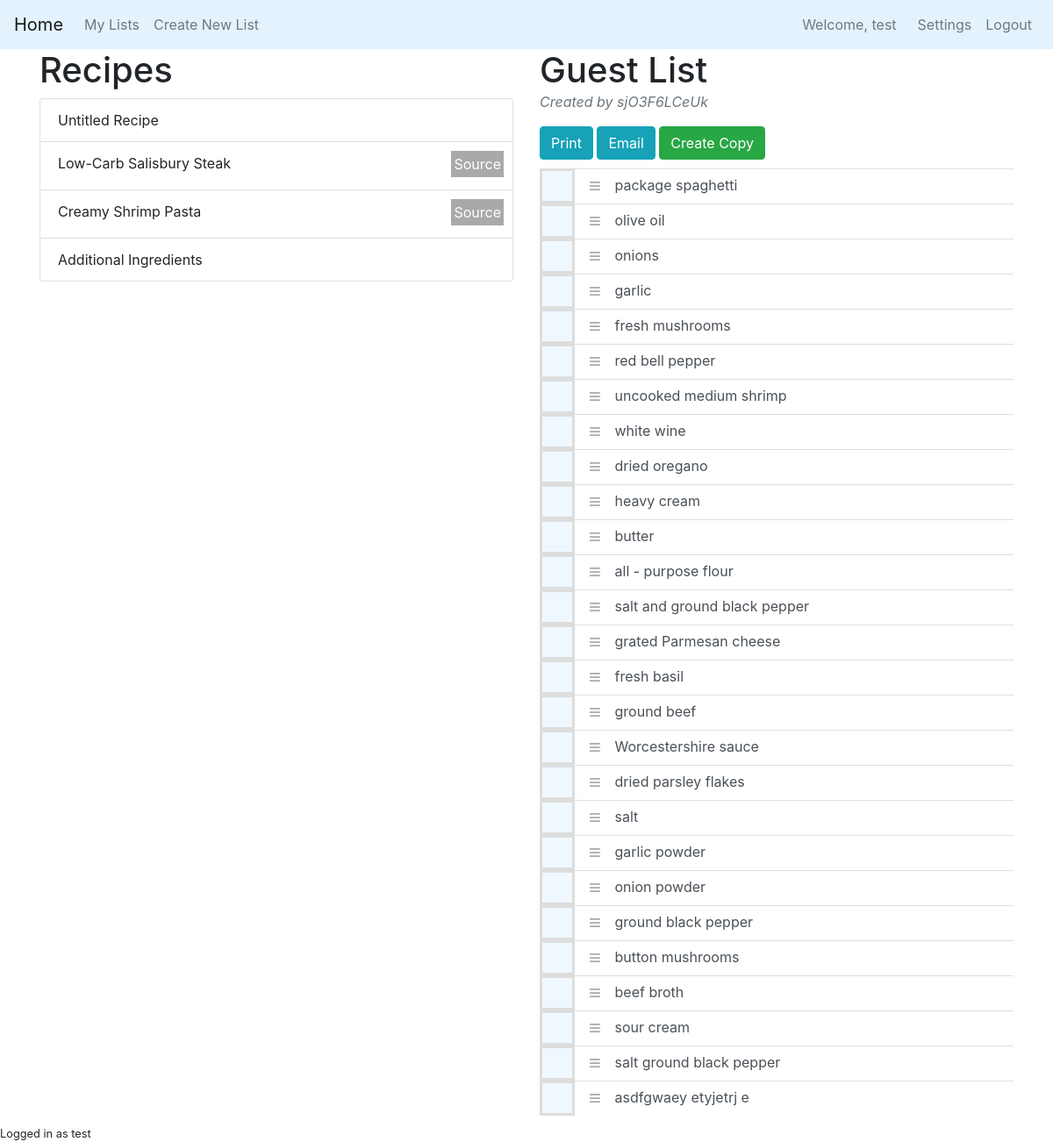
Page /list/8FMNM5Rci34 (signed in) on the committed database.
### grocerylistapp/models.py (models this page shows, shortened)
class User(db.Model, UserMixin):
    id = db.Column(db.Integer, primary_key=True)
    username = db.Column(db.String(20), unique=True, nullable=False)
    email = db.Column(db.String(120), unique=True, nullable=False)
    email_validated = db.Column(db.Boolean, default=False)
    password = db.Column(db.String(60), nullable=False)
    temporary = db.Column(db.Boolean, default=False)  # determines if user account is temporary (for guest users)
    checklists = db.relationship('CompiledList', backref='user', lazy=True)  # the user's grocery lists

class RecipeList(db.Model):
    id = db.Column(db.Integer, primary_key=True)  # the primary key
    name = db.Column(db.String, nullable=False)  # name for recipe (from url)
    hex_name = db.Column(db.String(20), unique=True, nullable=False)  # name for database #TODO use hex_id() function
    hex_color = db.Column(db.String(6), nullable=False)  # randomly generated color for use in lists
    image_file = db.Column(db.String(20), nullable=False, default='default.jpg')  # image for list
    recipe_url = db.Column(db.String(200))
    compiled_list = db.Column(db.ForeignKey('compiled_list.id'))    # the id of the compiled list
    lines = db.relationship('RawLine', backref='rlist', lazy=True)  # the lines of the list

class CompiledList(db.Model):
    id = db.Column(db.Integer, primary_key=True)    # the primary key
    name = db.Column(db.String(20), nullable=False, default="Unnamed List")  # user created name, optional
    hex_name = db.Column(db.String(20), unique=True, nullable=False)  # name for database #TODO use hex_id() function
    lines = db.relationship('CleanedLine', backref='list', lazy=True)  # cleaned lines for the list
    recipes = db.relationship('RecipeList', backref='complist', lazy=True)  # all recipes that are in the compiled list
    user_id = db.Column(db.ForeignKey('user.id'), nullable=False)  # the id of the user who made the list

class CleanedLine(db.Model):
    id = db.Column(db.Integer, primary_key=True)   # the primary key
    index_in_list = db.Column(db.Integer)  # index in the grocery list (for requests) TODO: create this automatically
    hex_id = db.Column(db.String(8), default=get_hex_id, nullable=False, unique=True) # hex identifier for requests
    amount = db.Column(db.Float)    # the amount of ingredient (optional)
    measurement = db.Column(db.String(20))  # the measurement of the amount (optional)
    ingredient = db.Column(db.String(100), nullable=False)  # the ingredient (required)
    checked = db.Column(db.Boolean, default=False)  # whether or not the item is checked off the list
    comp_list = db.Column(db.Integer, db.ForeignKey('compiled_list.id'))
    raw_lines = db.relationship('RawLine', backref='cleaned_line', lazy=True)   # the ingredient lines that were cleaned

### grocerylistapp/checklist/routes.py (the view)
@checklist.route('/list/<string:hex_name>', methods=['GET', 'POST'])
def compiled_list(hex_name):
    recipe_form = RecipeURLForm(prefix="recipe")
    custom_recipe_form = CustomRecipeForm(prefix="custom-recipe")
    export_to_pdf_form = ExportToPDFForm(prefix="export-pdf")
    export_to_email_form = ExportToEmailForm(prefix="email")
    comp_list = CompiledList.query.filter_by(hex_name=hex_name).first_or_404()
    list_lines = CleanedLine.query.filter_by(list=comp_list).all()
    sort_list(list_lines)
    user_is_owner = current_user.id == comp_list.user_id
    creator = current_user if user_is_owner else User.query.get(comp_list.user_id)
    recipe_list = RecipeList.query.filter_by(complist=comp_list).all()
    if recipe_form.validate_on_submit():
        new_recipe = create_recipe_from_url(recipe_form.url.data)
        return redirect(url_for('recipe.clean_recipe', list_name=hex_name, new_recipe=new_recipe.hex_name))
    if custom_recipe_form.validate_on_submit():
        new_recipe = create_recipe_from_text("Untitled Recipe", custom_recipe_form.recipe_lines.data)
        new_recipe.complist = comp_list
        return redirect(url_for('recipe.clean_recipe', list_name=comp_list.hex_name, new_recipe=new_recipe.hex_name))
    if export_to_email_form.validate_on_submit():
        email_list(export_to_email_form.email.data, comp_list, list_lines, recipe_list)
        flash('Email sent successfully!', 'success')
        return redirect(url_for('list.compiled_list', hex_name=hex_name))
    list_lines = [CompiledIngredientLine(line) for line in list_lines]
    recipe_list.reverse()
    grocery_lists = CompiledList.query.filter_by(user_id=current_user.id)
    return render_template('list_page.html', grocery_lists=grocery_lists, comp_list=comp_list,
                           list_lines=list_lines, recipe_form=recipe_form,
                           recipe_list=recipe_list, custom_recipe_form=custom_recipe_form,
                           export_to_pdf_form=export_to_pdf_form, export_to_email_form=export_to_email_form,
                           user_is_owner=user_is_owner, creator=creator)

### grocerylistapp/checklist/utils.py (called while the page is built)
def sort_list(list_lines):
    def sort_by_index(e):
        print(e.index_in_list)
        return e.index_in_list
    list_lines.sort(key=sort_by_index)

### grocerylistapp/models.py (called while the page is built)
@login_manager.user_loader
def load_user(user_id):
    print(user_id)
    return User.query.get(user_id)

### grocerylistapp/templates/list_page.html (shortened to what this page needs)
{% extends 'layout.html' %}
{% block content %}
    <div class="row">
      <div class="col-md-6">
        <h1> Recipes </h1>
          <div id="recipe-list" class="list-group">
              {% for recipe in recipe_list %}
                <div role="button" class="recipe-button list-group-item">
                    {{recipe.name}}
                    {% if recipe.recipe_url %}
                        <a href={{recipe.recipe_url}} target="_blank" class="source-button well">Source</a>
                    {% endif %}
                </div>
              {% endfor %}
          </div>
      </div>
      <div class="col-md-6">
          <div id="complist-name-div">
              <h1 id="complist-name">{{ comp_list.name }}</h1>
          </div>
          {% if not user_is_owner %}
          <div>
              <p class="font-italic text-muted">Created by {{creator.username}}</p>
          </div>
          {% endif %}
          <div id="list-tool-panel">
              <button data-toggle="modal" data-target="#printModal" class="btn btn-info">Print</button>
              <button data-toggle="modal" data-target="#exportModal" class="btn btn-info">Email</button>
              {% if not user_is_owner %}
              <a href="{{url_for('checklist.copy_list', hex_name=comp_list.hex_name)}}" class="btn btn-success">Create Copy</a>
              {% endif %}
          </div>
            <div class="list-group list-group-root " id="compiled-list">
                {% for line in list_lines %}
                <div id="full-{{line.hex_id}}" class="full-line">
                    <label id="label-{{line.hex_id}}" class="recipe-label">
                        <span class="recipe-checkbox"></span>
                    </label>
                    <div id="line-{{line.hex_id}}" class="recipe-line">
                    <a href="#{{line.ingredient_id}}" class="list-group-item list-group-item-action recipe-list" data-toggle="collapse" aria-expanded="false" role="button">
                        <button id=drag-{{line.hex_id}} class="drag-button" {% if not user_is_owner%}disabled{% endif %}>&#8801</button>
                        <span class="ingredient-name">
                            {{ line.ingredient }}
                        </span>
                    </a>
                    </div>
                </div>
                {% endfor %}
            </div>
      </div>
    </div>
{% endblock content %}

### grocerylistapp/templates/layout.html (shortened to what this page needs)
<!DOCTYPE html>
<html lang="en">
<head>
    <link rel="stylesheet" href="https://stackpath.bootstrapcdn.com/bootstrap/4.4.1/css/bootstrap.min.css">
    <link rel="stylesheet" href="{{url_for('static', filename='main.css')}}">
</head>
<body>
<nav class="navbar navbar-light navbar-expand-sm" style="background-color: #e3f2fd;">
    <a class="navbar-brand" href="{{ url_for('main.home') }}">Home</a>
        <div class="collapse navbar-collapse" id="myNavbar">
            <ul class="nav navbar-nav">
                {% if current_user.is_authenticated %}
                    {% if not current_user.temporary %}
                        {% if grocery_lists %}
                            <li class="nav-item dropdown">
                                <a class="nav-link" data-toggle="dropdown" href="#" role="button">
                                    My Lists
                                </a>
                            </li>
                        {% endif %}
                        <li class="nav-item"><a class="nav-link" href="{{ url_for('checklist.create_list_page') }}">Create New List</a></li>
                    {% else %}
                        <li class="nav-item"><a class="nav-link" href="{{ url_for('checklist.compiled_list', hex_name=grocery_lists[0].hex_name) }}">Your List</a></li>
                    {% endif %}
            </ul>
                <ul class="navbar-nav ml-auto">
                    <li class="nav-item navbar-text mr-3">Welcome, {{current_user.username if not current_user.temporary else "Guest"}}</li>
                    {% if current_user.temporary %}
                        <li class="nav-item"><a class="nav-link" href="{{ url_for('account.register') }}">Register Account</a></li>
                    {% else %}
                        <li class="nav-item"><a class="nav-link" href="{{ url_for('account.settings') }}">Settings</a></li>
                        <li class="nav-item"><a class="nav-link" href="{{ url_for('account.logout') }}">Logout</a></li>
                    {% endif %}
                {% endif %}
            </ul>
        </div>
</nav>
<div class="container" role="main">
    {% block content %}{% endblock %}
    {% if current_user.is_authenticated%}
    <small class="fixed-bottom">Logged in as {{current_user.username}}</small>
    {% endif %}
</div>
</body>
</html>

### grocerylistapp/static/main.css (style rules this page uses)
a[data-toggle="collapse"] { position: relative; }
.list-group.list-group-root { padding: 0; overflow: hidden; }
.list-group.list-group-root .list-group-item { border-radius: 0; border-width: 1px 0 0 0; }
.recipe-list { height: 40px; }
.drag-button { border: none; color: darkgray; outline: none; background-color: transparent; position: relative; right: 10px; bottom: 12px; font-size: x-large; z-index: 1; }
.ingredient-name { position: relative; bottom: 15px; right: 5px; }
.recipe-line { position: relative; top: -30px; left: 40px; vertical-align: top; }
.recipe-checkbox { background-color: aliceblue; border: 3px solid #ddd; width: 40px; height: 40px; display: block; cursor: pointer; }
.recipe-label { display: block; cursor: pointer; width: 30px; height: 30px; margin: 0px; }
.full-line:not(:first-child) { margin-top:-30px; }
#complist-name { display: inline; }
.source-button { float: right; background-color: darkgray; color: white; padding: 3px; position: relative; bottom: 2px; left: 10px; margin: 0px; }
#list-tool-panel { padding-bottom: 10px; }

### rows in the picture
User: temporary+username "test", username "test"
RecipeList: name "Untitled Recipe"
RecipeList: name "Low-Carb Salisbury Steak"
RecipeList: name "Creamy Shrimp Pasta"
RecipeList: name "Additional Ingredients"
CompiledList: name "Guest List"
User: username "sjO3F6LCeUk"
CleanedLine: ingredient "package spaghetti"
CleanedLine: ingredient "olive oil"
CleanedLine: ingredient "onions"
CleanedLine: ingredient "garlic"
CleanedLine: ingredient "fresh mushrooms"
CleanedLine: ingredient "red bell pepper"
CleanedLine: ingredient "uncooked medium shrimp"
CleanedLine: ingredient "white wine"
CleanedLine: ingredient "dried oregano"
CleanedLine: ingredient "heavy cream"
CleanedLine: ingredient "butter"
CleanedLine: ingredient "all - purpose flour"
CleanedLine: ingredient "salt and ground black pepper"
CleanedLine: ingredient "grated Parmesan cheese"
CleanedLine: ingredient "fresh basil"
CleanedLine: ingredient "ground beef"
CleanedLine: ingredient "Worcestershire sauce"
CleanedLine: ingredient "dried parsley flakes"
CleanedLine: ingredient "salt"
CleanedLine: ingredient "garlic powder"
CleanedLine: ingredient "onion powder"
CleanedLine: ingredient "ground black pepper"
CleanedLine: ingredient "button mushrooms"
CleanedLine: ingredient "beef broth"
CleanedLine: ingredient "sour cream"
CleanedLine: ingredient "salt ground black pepper"
CleanedLine: ingredient "asdfgwaey etyjetrj e"
